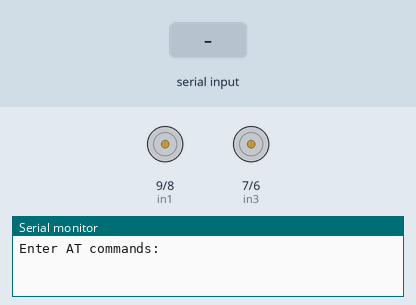
The sketch below on a simulated Arduino Uno, built with avr-gcc and run on an emulated ATmega328P. Parts: motor-driver pin pairs drawn as motors (green arrow = first pin HIGH = forward, orange = second pin HIGH = backward, longer = more drive, scaled by the enable pin), the last lines printed to the serial monitor. The inputs (shaded band) are chosen by the test bench.

Above: at 1.2 s.
1.3 s: "1" received over the second serial link
At 2.3 s:
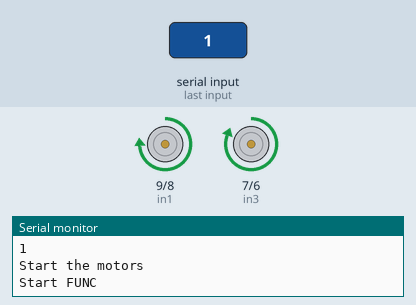
2.8 s: "0" received over the second serial link
At 3.4 s:
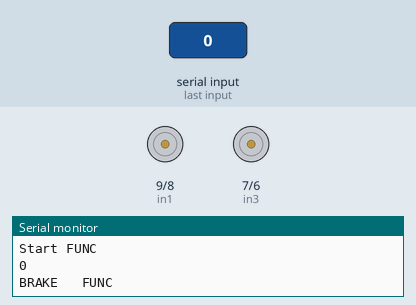
4.3 s: "2" received over the second serial link
At 4.6 s:
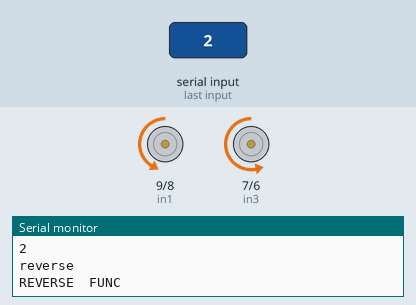
5.8 s: "3" received over the second serial link
At 6.9 s:
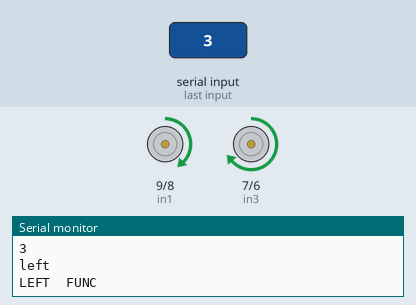
7.3 s: "4" received over the second serial link
At 8.0 s:
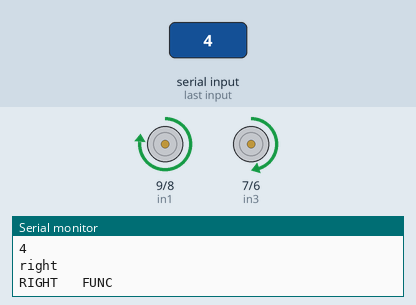
8.8 s: "1" received over the second serial link
At 9.2 s:
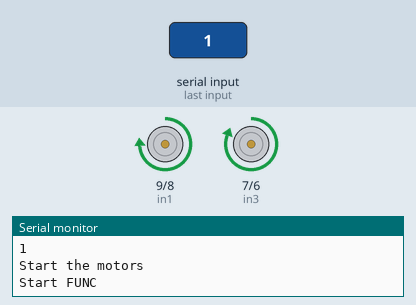
Timing chart, 0 to 11.3 s (numbered marks = the images above; inputs shaded):
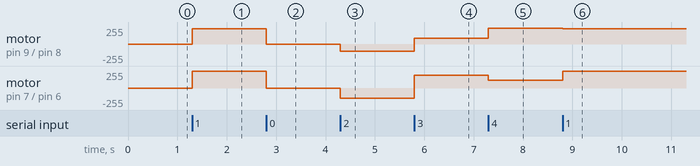

Measured:
- after the input at 1.3 s, motor on pin 9 (in1) / pin 8 (in2): stopped → forward 230/255 at once; motor on pin 7 (in3) / pin 6 (in4): stopped → forward 255/255 at once
- after the input at 2.8 s, motor on pin 9 (in1) / pin 8 (in2): forward 230/255 → stopped at once; motor on pin 7 (in3) / pin 6 (in4): forward 255/255 → stopped at once
- after the input at 4.3 s, motor on pin 9 (in1) / pin 8 (in2): stopped → backward 105/255 at once; motor on pin 7 (in3) / pin 6 (in4): stopped → backward 150/255 at once
- after the input at 5.8 s, motor on pin 9 (in1) / pin 8 (in2): backward 105/255 → forward 90/255 at once; motor on pin 7 (in3) / pin 6 (in4): backward 150/255 → forward 190/255 at once
- after the input at 7.3 s, motor on pin 9 (in1) / pin 8 (in2): forward 90/255 → forward 240/255 at once; motor on pin 7 (in3) / pin 6 (in4): forward 190/255 → forward 120/255 at once
- after the input at 8.8 s, motor on pin 9 (in1) / pin 8 (in2): forward 240/255 → forward 230/255 at once; motor on pin 7 (in3) / pin 6 (in4): forward 120/255 → forward 255/255 at once

The sketch:

motorend_final.ino
```cpp
#include <SoftwareSerial.h>

SoftwareSerial mySerial(12, 13); // RX, TX
char ch=' ';


//motor 1
int enL = 10;
int in1 = 9;
int in2 = 8;
// motor two
int enR = 5;
int in3 = 7;
int in4 = 6;
void setup()
{
  // set all the motor control pins to outputs
  pinMode(enL, OUTPUT);
  pinMode(enR, OUTPUT);
  pinMode(in1, OUTPUT);
  pinMode(in2, OUTPUT);
  pinMode(in3, OUTPUT);
  pinMode(in4, OUTPUT);


  Serial.begin(9600);
  Serial.println("Enter AT commands:");
mySerial.begin(9600);


}


void start()

{
Serial.println("Start FUNC");
  digitalWrite(in1,HIGH);

  digitalWrite(in2,LOW);

  digitalWrite(in3,HIGH);

  digitalWrite(in4,LOW);

  analogWrite(enL,230);

  analogWrite(enR,255);

}


void right()

{
Serial.println("RIGHT   FUNC");
  digitalWrite(in1,HIGH);

  digitalWrite(in2,LOW);

  analogWrite(enL,240);


  digitalWrite(in3,HIGH);

  digitalWrite(in4,LOW);

  analogWrite(enR,120);

}


void left()

{
Serial.println("LEFT  FUNC");


  digitalWrite(in3,HIGH);

  digitalWrite(in4,LOW);
 analogWrite(enR,190);


  digitalWrite(in1,HIGH);

  digitalWrite(in2,LOW);

  analogWrite(enL,90);

}

void brake()

{
Serial.println("BRAKE   FUNC");
  analogWrite(enL,0);

  analogWrite(enR,0);

}


void reverse()

{
Serial.println("REVERSE  FUNC");
  digitalWrite(in1,LOW);

  digitalWrite(in2,HIGH);

  digitalWrite(in3,LOW);

  digitalWrite(in4,HIGH);

  analogWrite(enL,105);

  analogWrite(enR,150);

}
void loop(){
if (mySerial.available()){
  ch=mySerial.read();
Serial.println(ch);
if(ch=='0'){
brake();
}
if(ch=='1'){
  Serial.println("Start the motors");
start();
}
if(ch=='2'){
Serial.println("reverse");
reverse();

}
if(ch=='3'){
  Serial.println("left");
left();
}
if(ch=='4'){
  Serial.println("right");
right();
}
}


}
```
